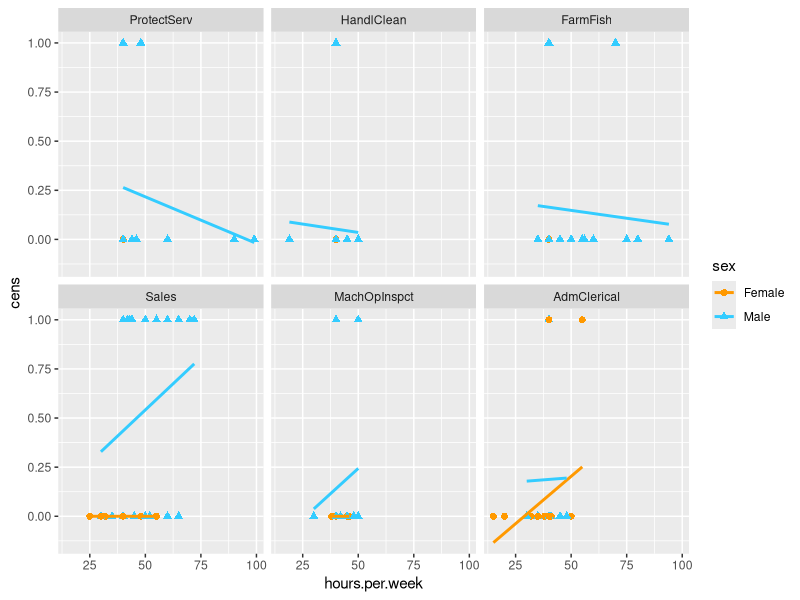
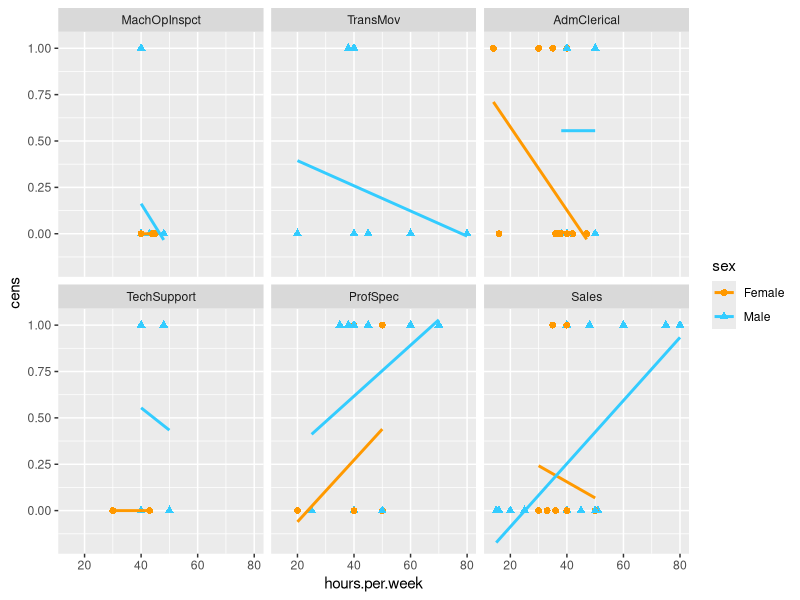
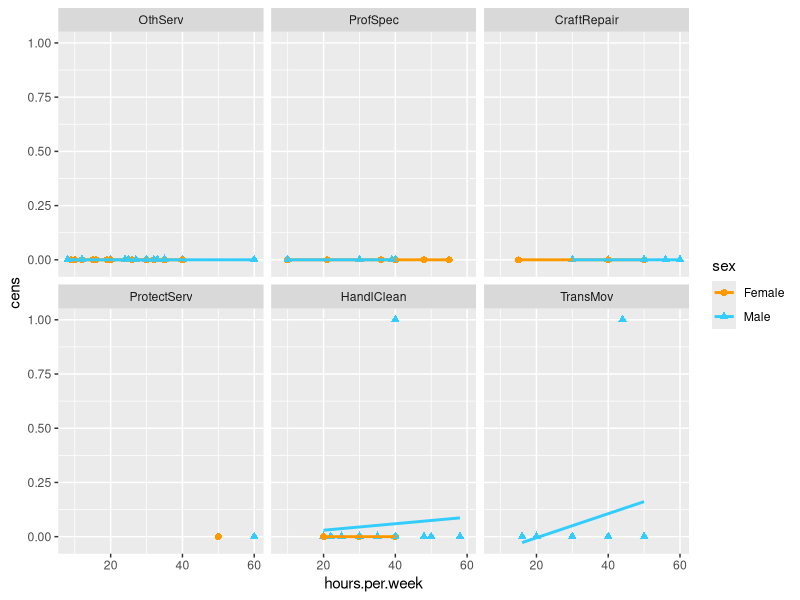
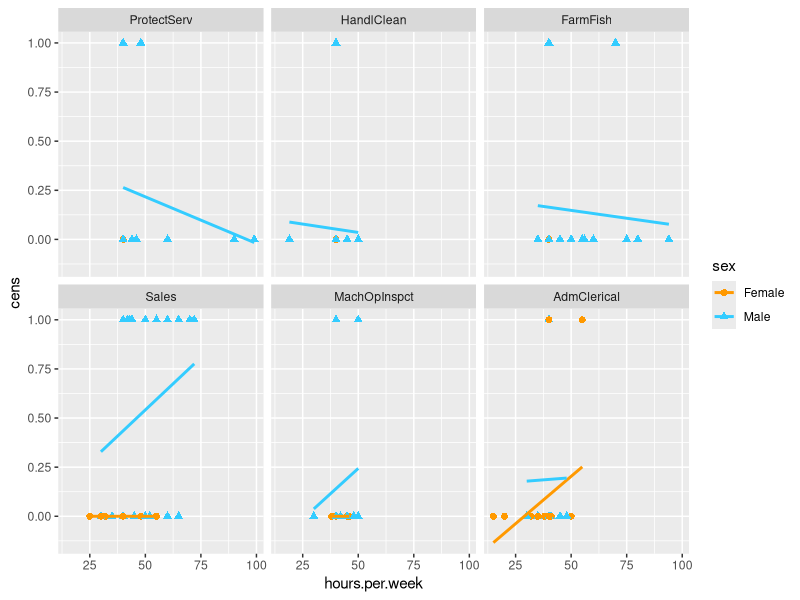
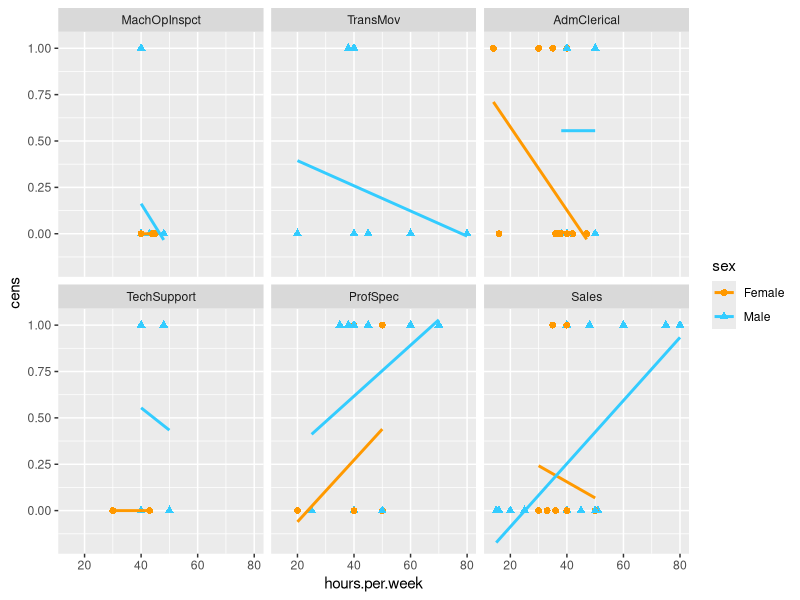
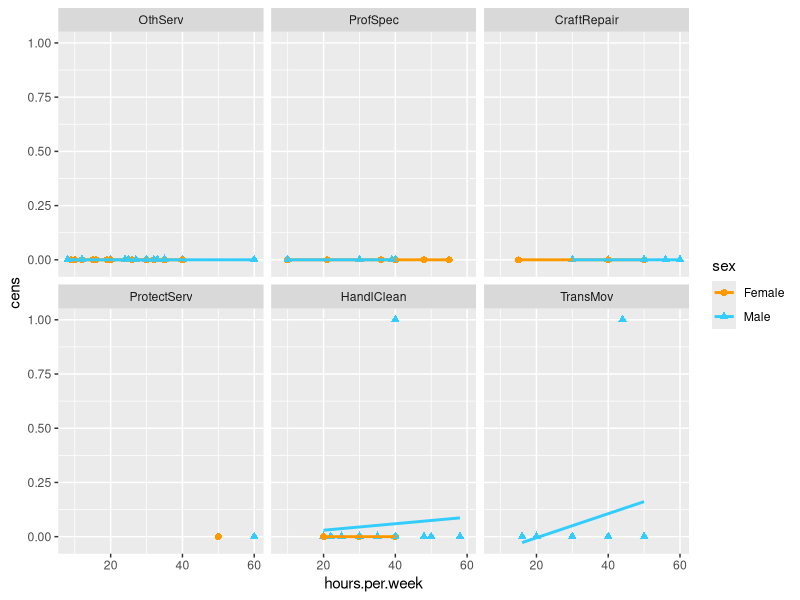

The R source for these figures, in order:
library(ggplot2)
library(plyr)

iDat <- read.delim("income_clean2.tsv")

## fit the logistic regression of census income on hour per week for each occupation
iFun <- function(x) {
  iFit <- glm(cens ~ hours.per.week, family = binomial(logit), x)
  names(iFit$coefficients) <- c("intercept", "slope")
  names(iFit$deviance) <- ("deviance")
  coefs <- c(iFit$coefficients, iFit$deviance)
  return(coefs)
}
iCoefs <- ddply(iDat, ~ age + occupation, iFun)

## write data to file
write.table(iCoefs, "income_glmFit.tsv", quote = FALSE,
            sep = "\t", row.names = FALSE)

## reorder occupation based on slope within age
iCoefs <- arrange(iCoefs, age, slope)

## get the 3 best occupations and the 3 worst occupations based on slope
iCoefs2 <- ddply(iCoefs, ~ age, function(y) {
  rownum <- c(1:3, (nrow(y) - 2):nrow(y))
  cbind(y[rownum, ], note = c(rep("worst-occupation", 3), rep("best-occupation", 3)))
})

## write data to file
write.table(iCoefs2, "income_glmFit_someOccup.tsv", quote = FALSE,
            sep = "\t", row.names = FALSE)

## put all the related observations of the interested occupations in to one dataset
iDat_Coef<-merge(iDat, iCoefs2)

## for each age, write stripplot with logistic regression line to file
d_ply(iDat_Coef, ~ age, function(z) {
  theAge <- z$age[1]
  z <- within(z, occupation <- reorder(occupation, slope))
  p <- ggplot(z, aes(x = hours.per.week, y = cens, color = sex, shape = sex)) + 
    geom_point(size = 2) +
    stat_smooth(method = "glm", family = "binomial", se = FALSE) +
    facet_wrap(~ occupation) +
    scale_color_manual(values = c("#FF9900", "#33CCFF"))
    ggtitle(theAge)
  print(p)
  theAge <- gsub(" ", "_", theAge)
  ggsave(paste0("stripplot_incomeByHours_", theAge, ".png"))
})